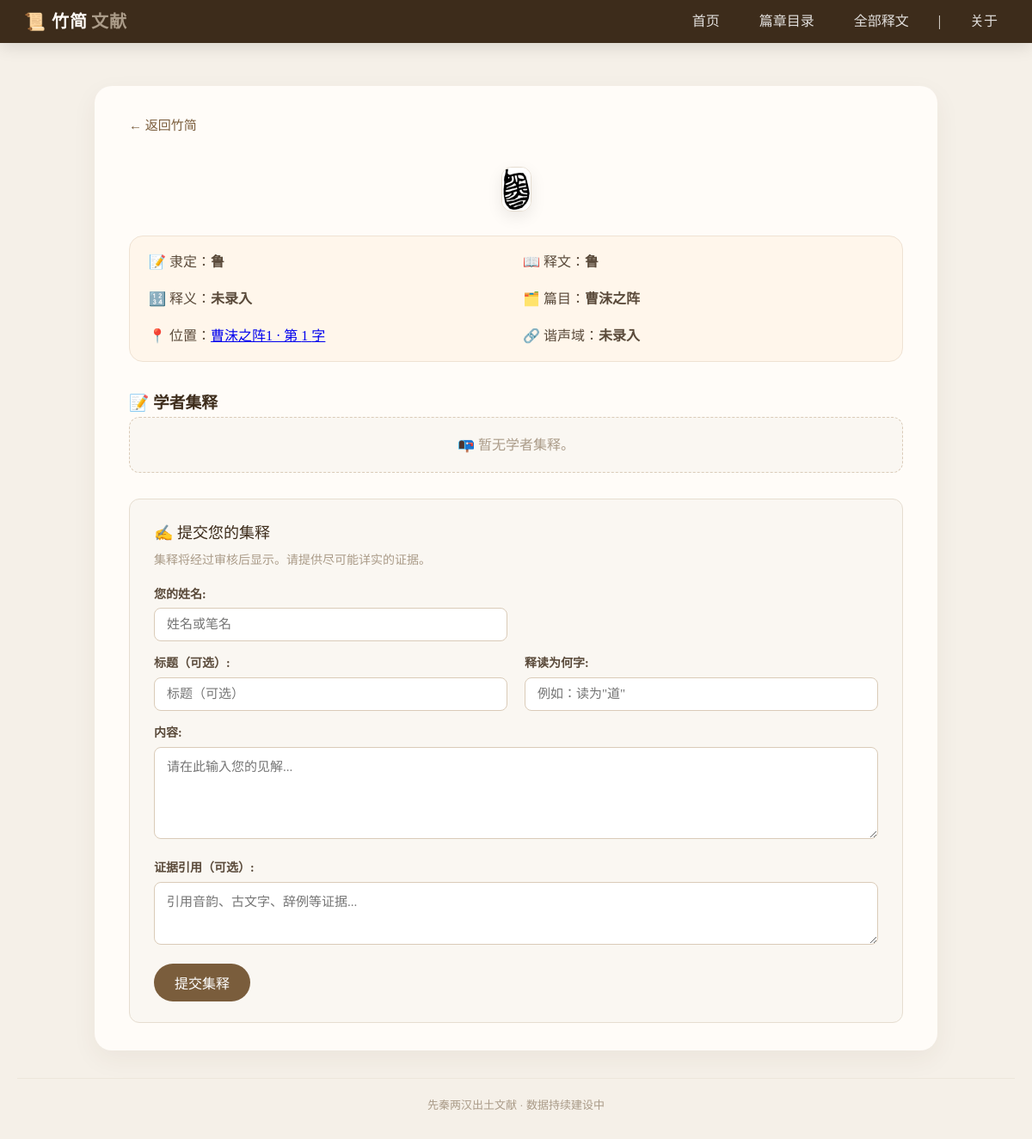
Screenshot of /glyph/1/ with the database file from the repository.
### texts/models.py (models this page shows, shortened)
class Glyph(models.Model):
    character = models.ForeignKey(
        'Character',
        on_delete=models.CASCADE,
        related_name='glyphs',
        verbose_name="所属字"
    )
    slip = models.ForeignKey(
        'SlipText',
        on_delete=models.CASCADE,
        related_name='glyphs',
        verbose_name="所在竹简"
    )
    image = models.ImageField(
        upload_to='glyphs/%Y/%m/',
        verbose_name="字形图片"
    )
    position = models.PositiveIntegerField(
        default=0,
        verbose_name="在简上的位置"
    )
    source = models.CharField(
        max_length=200,
        blank=True,
        verbose_name="图片来源"
    )
    notes = models.TextField(
        blank=True,
        verbose_name="备注"
    )
    class Meta:
        ordering = ['slip', 'position']
        unique_together = ['character', 'slip', 'position']
        verbose_name = "字形"
        verbose_name_plural = "字形"

class Character(models.Model):
    glyph = models.CharField(max_length=10, unique=True, verbose_name="释读")
    initial = models.CharField(max_length=20, blank=True, verbose_name="声母")
    rhyme = models.CharField(max_length=20, blank=True, verbose_name="韵部")
    pronunciation = models.CharField(max_length=10, blank=True, verbose_name="读音")
    glyph_image = models.ImageField(upload_to='glyphs/', blank=True, null=True, verbose_name="字形图片")
    ligature_code = models.CharField(max_length=100, blank=True, verbose_name="构字式")
    meaning = models.TextField(blank=True, verbose_name="释义")
    notes = models.TextField(blank=True, verbose_name="备注")

class SlipText(models.Model):
    slip_id = models.CharField(max_length=50, verbose_name="简号")
    content = models.TextField(verbose_name="释文")
    chapter = models.ForeignKey('Chapter', on_delete=models.SET_NULL, related_name='slip_texts', null=True, verbose_name="篇目")
    order = models.PositiveIntegerField(default=0, verbose_name="简序")
    source = models.CharField(max_length=200, blank=True, verbose_name="出处")
    parallel_text = models.CharField(max_length=200, blank=True, verbose_name="对读")
    image = models.ImageField(upload_to='slips/', blank=True, null=True, verbose_name="图版")
    class Meta:
        ordering = ['order']

class Chapter(models.Model):
    title = models.CharField(max_length=100, unique=True, verbose_name="篇名")
    description = models.TextField(blank=True, verbose_name="篇目说明")
    slip_order = models.JSONField(
        default=list,
        blank=True,
        verbose_name="简序",
        help_text="按顺序存储该篇所有简，如 ['41', '1', '37A', '2']"
    )

### texts/views.py (the view)
# urls.py: path('glyph/<int:pk>/', views.glyph_detail, name='glyph_detail'),
def glyph_detail(request, pk):
    glyph = get_object_or_404(Glyph.objects.select_related('character', 'slip__chapter'), pk=pk)
    if request.method == 'POST':
        form = GlyphAnnotationForm(request.POST)
        if form.is_valid():
            annotation = form.save(commit=False)
            annotation.glyph = glyph
            annotation.is_approved = False  # 默认待审核
            annotation.save()
            messages.success(request, '✅ 您的讨论已提交，等待审核后显示。')
            return redirect('glyph_detail', pk=glyph.pk)
        else:
            messages.error(request, '❌ 提交失败，请检查表单内容。')
    else:
        form = GlyphAnnotationForm()
    annotations = glyph.annotations.filter(is_approved=True).order_by('-created_at')
    context = {
        'glyph': glyph,
        'annotations': annotations,
        'form': form,
    }
    return render(request, 'texts/glyph_detail.html', context)

### texts/forms.py
class GlyphAnnotationForm(forms.ModelForm):
    class Meta:
        model = GlyphAnnotation
        fields = ['annotation_type', 'author', 'title', 'reading', 'content', 'evidence']
        labels = {
            'annotation_type': '集释类型',
            'author': '您的姓名',
            'title': '标题（可选）',
            'reading': '释读为何字',
            'content': '内容',
            'evidence': '证据引用（可选）',
        }
        widgets = {
            'content': forms.Textarea(attrs={'rows': 5, 'placeholder': '请在此输入您的见解...'}),
            'evidence': forms.Textarea(attrs={'rows': 3, 'placeholder': '引用音韵、古文字、辞例等证据...'}),
            'author': forms.TextInput(attrs={'placeholder': '姓名或笔名'}),
            'title': forms.TextInput(attrs={'placeholder': '标题（可选）'}),
            'reading': forms.TextInput(attrs={'placeholder': '例如：读为"道"'}),
        }

### texts/templates/texts/glyph_detail.html (shortened to what this page needs)
{% extends 'texts/base.html' %}
{% block content %}
<a href="{% url 'slip_detail' pk=glyph.slip.pk %}" class="back-link">← 返回竹简</a>
<div style="text-align:center; margin:20px 0;">
    <img src="{{ glyph.image.url }}" alt="{{ glyph.character.glyph }}"
        style="max-width:100%; max-height:400px; border-radius:12px; border:1px solid #e6ddd0; box-shadow:0 6px 18px rgba(0,0,0,0.08);">
</div>
<div class="glyph-extra" style="display:grid; grid-template-columns:1fr 1fr; gap:16px; margin-top:16px;">
    <div><span class="label">📝 隶定：</span><strong>{{ glyph.character.glyph }}</strong></div>
    <div><span class="label">📖 释文：</span><strong>{{ glyph.character.glyph|default:"未录入" }}</strong></div>
    <div><span class="label">🔢 释义：</span><strong>{{ glyph.character.meaning|default:"未录入" }}</strong></div>
    <div><span class="label">🗂️ 篇目：</span><strong>{{ glyph.slip.chapter.title|default:"未分类" }}</strong></div>
    <div><span class="label">📍 位置：</span><a href="{% url 'slip_detail' pk=glyph.slip.pk %}">{{ glyph.slip.slip_id}} · 第 {{ glyph.position }} 字</a></div>
    <div><span class="label">🔗 谐声域：</span><strong>{{ glyph.character.xiesheng|default:"未录入" }}</strong></div>
</div>
<div class="jishi-section">
    <h3>📝 学者集释</h3>
    {% if discussions %}
    <div class="annotations-list">
        {% for d in discussions %}
        <div class="annotation-item">
            <div class="annotation-header">
                <span class="anno-author">{{ d.author }}</span>
                <span class="anno-type">{{ d.get_discussion_type_display }}</span>
                <span class="anno-date">{{ d.created_at|date:"Y-m-d" }}</span>
            </div>
            {% if d.title %}
            <div class="anno-title">{{ d.title }}</div>
            {% endif %}
            <div class="anno-content">{{ d.content|linebreaksbr }}</div>
            {% if d.evidence %}
            <div class="anno-evidence">
                <strong>📖 证据：</strong>{{ d.evidence|linebreaksbr }}
            </div>
            {% endif %}
        </div>
        {% endfor %}
    </div>
    {% else %}
    <div class="jishi-placeholder">📭 暂无学者集释。</div>
    {% endif %}
    <div class="submit-form">
        <h4>✍️ 提交您的集释</h4>
        <p class="form-tip">集释将经过审核后显示。请提供尽可能详实的证据。</p>
        <form method="post" action="">
            <div class="form-row">
                <div class="form-field half">
                    {{ form.author.label_tag }}
                    {{ form.author }}
                </div>
                <div class="form-field half">
                </div>
            </div>
            <div class="form-row">
                <div class="form-field half">
                    {{ form.title.label_tag }}
                    {{ form.title }}
                </div>
                <div class="form-field half">
                    {{ form.reading.label_tag }}
                    {{ form.reading }}
                </div>
            </div>
            <div class="form-field">
                {{ form.content.label_tag }}
                {{ form.content }}
            </div>
            <div class="form-field">
                {{ form.evidence.label_tag }}
                {{ form.evidence }}
            </div>
            <button type="submit" class="submit-btn">提交集释</button>
        </form>
    </div>
</div>
{% endblock %}

### texts/static/texts/css/style.css (style rules this page uses)
:root { --bg: #f5f0e8; --card: #fffcf8; --accent: #7a5d3c; --muted: #aa9b88; --dark: #3d2c1b; --glass: rgba(77, 56, 34, 0.06); --radius: 12px; --max-width: 980px; --content-gap: 18px; --font-serif: "Noto Serif SC", "KaiTi", "楷体", "STKaiti", serif; --font-sans: "Inter", "Segoe UI", system-ui, -apple-system, sans-serif; }
* { margin: 0; padding: 0; box-sizing: border-box; }
body { font-family: var(--font-serif); background-color: var(--bg); color: var(--dark); padding: 100px 20px 30px; line-height: 1.7; -webkit-font-smoothing: antialiased; -moz-osx-font-smoothing: grayscale; }
.back-link { display: inline-block; margin-bottom: 14px; color: var(--accent); text-decoration: none; font-size: 15px; }
.jishi-section { margin-top: 32px; }
.jishi-placeholder { color: var(--muted); padding: 18px; background: #faf7f2; border-radius: var(--radius); text-align: center; border: 1px dashed #dacbb8; }
.submit-form { margin-top: 30px; padding: 24px 28px; background: #faf7f2; border-radius: var(--radius); border: 1px solid #e6ddd0; }
.submit-form h4 { font-size: 18px; font-weight: normal; color: var(--dark); margin: 0 0 4px; }
.form-tip { color: var(--muted); font-size: 14px; margin-bottom: 16px; }
.form-row { display: flex; gap: 20px; flex-wrap: wrap; }
.form-field { flex: 1; min-width: 200px; margin-bottom: 14px; }
.form-field.half { flex: 1 1 45%; }
.form-field label { display: block; font-weight: 600; font-size: 14px; color: #5a4a3a; margin-bottom: 4px; }
.form-field input, .form-field select, .form-field textarea { width: 100%; padding: 10px 14px; font-size: 15px; border: 1px solid #dacbb8; border-radius: 8px; background: white; font-family: inherit; transition: border-color 0.2s; }
.submit-btn { padding: 10px 24px; background: var(--accent); color: white; border: none; border-radius: 999px; font-size: 16px; cursor: pointer; transition: background 0.2s, transform 0.1s; }
.glyph-extra { margin-top: 20px; padding: 16px 22px; background: #fff6eb; border-radius: 16px; border: 1px solid #efe2d3; font-size: 16px; color: #5a4a3a; }

### rows the page displays
Glyph: image (picture), character.glyph "鲁", character.meaning "未录入", slip.chapter "曹沫之阵", slip.slip_id "曹沫之阵1", position "1", character.xiesheng "未录入"
